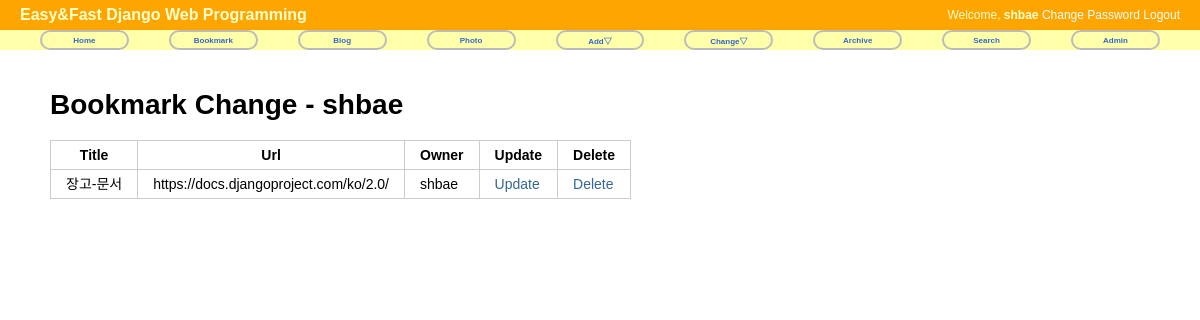
The app's page /bookmark/change/ (signed in) with its own data.
### bookmark/models.py (models this page shows, shortened)
class Bookmark(models.Model):
    title = models.CharField(max_length=100, blank=True, null=True)
    url = models.URLField('url', unique=True)
    owner = models.ForeignKey(User, null=True, on_delete=models.DO_NOTHING)  # models.CASCADE

### bookmark/views.py (the view)
# urls.py: path('change/', views.BookmarkChangeLV.as_view(), name="change"),
class BookmarkChangeLV(LoginRequiredMixin, ListView):
    template_name = 'bookmark/bookmark_change_list.html'
    def get_queryset(self):
        return Bookmark.objects.filter(owner=self.request.user)

### bookmark/templates/bookmark/bookmark_change_list.html (shortened to what this page needs)
{% extends "base.html" %}
{% load staticfiles %}
{% block extrastyle %}{% static "css/base.css" %}{% endblock %}
{% block content %}
<div id="content">
    <h1>Bookmark Change - {{ user }}</h1>
    <table class="change-list">
        <tr>
            <th>Title</th>
            <th>Url</th>
            <th>Owner</th>
            <th>Update</th>
            <th>Delete</th>
        </tr>
        {% for item in object_list %}
        <tr>
            <td>{{ item.title }}</td>
            <td>{{ item.url }}</td>
            <td>{{ item.owner }}</td>
            <td><a href="{% url 'bookmark:update' item.id %}">Update</a></td>
            <td><a href="{% url 'bookmark:delete' item.id %}">Delete</a></td>
        </tr>
        {% endfor %}
    </table>
</div>
{% endblock %}

### templates/base.html (shortened to what this page needs)
<!doctype html>
<html lang="ko">
<head>
    {% load staticfiles %}
    <link rel="stylesheet" href="{% static 'css/base.css' %}" type="text/css">
    <link rel="stylesheet" href="{% block extrastyle %}{% endblock %}">
</head>
<body>
<div id="header">
    <h2 class="maintitle">Easy&amp;Fast Django Web Programming</h2>
    {% if user.is_active %}
    <h4 class="welcome">Welcome,
        <strong>{% firstof user.get_short_name user.get_username %}</strong>
        <a href="{% url 'password_change' %}">Change Password</a>
        <a href="{% url 'logout' %}">Logout</a>
    </h4>
    {% else %}
    <h4 class="welcome">Welcome, Anonymous
        <a href="{% url 'login' %}">Login</a>
        <a href="{% url 'register' %}">Register</a>
    </h4>
    {% endif %}
</div>
<div id="menu">
    <li><a href="{% url 'home' %}">Home</a></li>
    <li><a href="{% url 'bookmark:index' %}">Bookmark</a></li>
    <li><a href="{% url 'blog:index' %}">Blog</a></li>
    <li><a href="{% url 'photo:index' %}">Photo</a></li>
    <li><a href="#">Add&bigtriangledown;</a>
    </li>
    <li><a href="#">Change&bigtriangledown;</a>
    </li>
    <li><a href="{% url 'blog:post_archive' %}">Archive</a></li>
    <li><a href="{% url 'blog:search' %}">Search</a></li>
    <li><a href="{% url 'admin:index' %}">Admin</a></li>
</div>
{% block content %}{% endblock %}
</body>
</html>

### static/css/base.css (style rules this page uses)
body { font-family: "Lucida Grande", Verdana, Arial, sans-serif; font-size: 14px; }
div#header { position: absolute; top: 0px; left: 0px; height: 30px; width: 100%; display: table; background: orange; }
div#menu { position: absolute; top: 30px; left: 0px; height: 20px; width: 100%; display: table; table-layout: fixed; border-spacing: 40px 0px; background: #ffa; font-size: 8px; }
div#content { position: absolute; top: 70px; left: 50px; right: 50px; }
.maintitle { display: table-cell; vertical-align: middle; padding-left: 20px; color: #ffc; font-weight: bold; font-size: 16px; }
.welcome { display: table-cell; vertical-align: middle; text-align: right; padding-right: 20px; color: #ffc; font-weight: normal; font-size: 12px; }
.welcome a:link, .welcome a:visited { color: white; }
div#menu a:link, div#menu a:visited { color: #36c; }
div#menu > li { display: table-cell; vertical-align: middle; border: 2px solid #bbb; border-radius: 25px; text-align: center; font-weight: bold; }
a:link, a:visited { color: #369; text-decoration: none; }
table { border-collapse: collapse; }
td, th { line-height: 18px; border-bottom: 1px solid #eee; vertical-align: top; padding: 5px 15px; font-family: "Lucida Grande", Verdana, Arial, sans-serif; }
table.change-list, table.change-list th, table.change-list td { border: 1px solid #ccc; }

### records on screen
Bookmark: title "장고-문서", url "https://docs.djangoproject.com/ko/2.0/", owner "shbae"

### other values on screen
{{ user }} "shbae"
